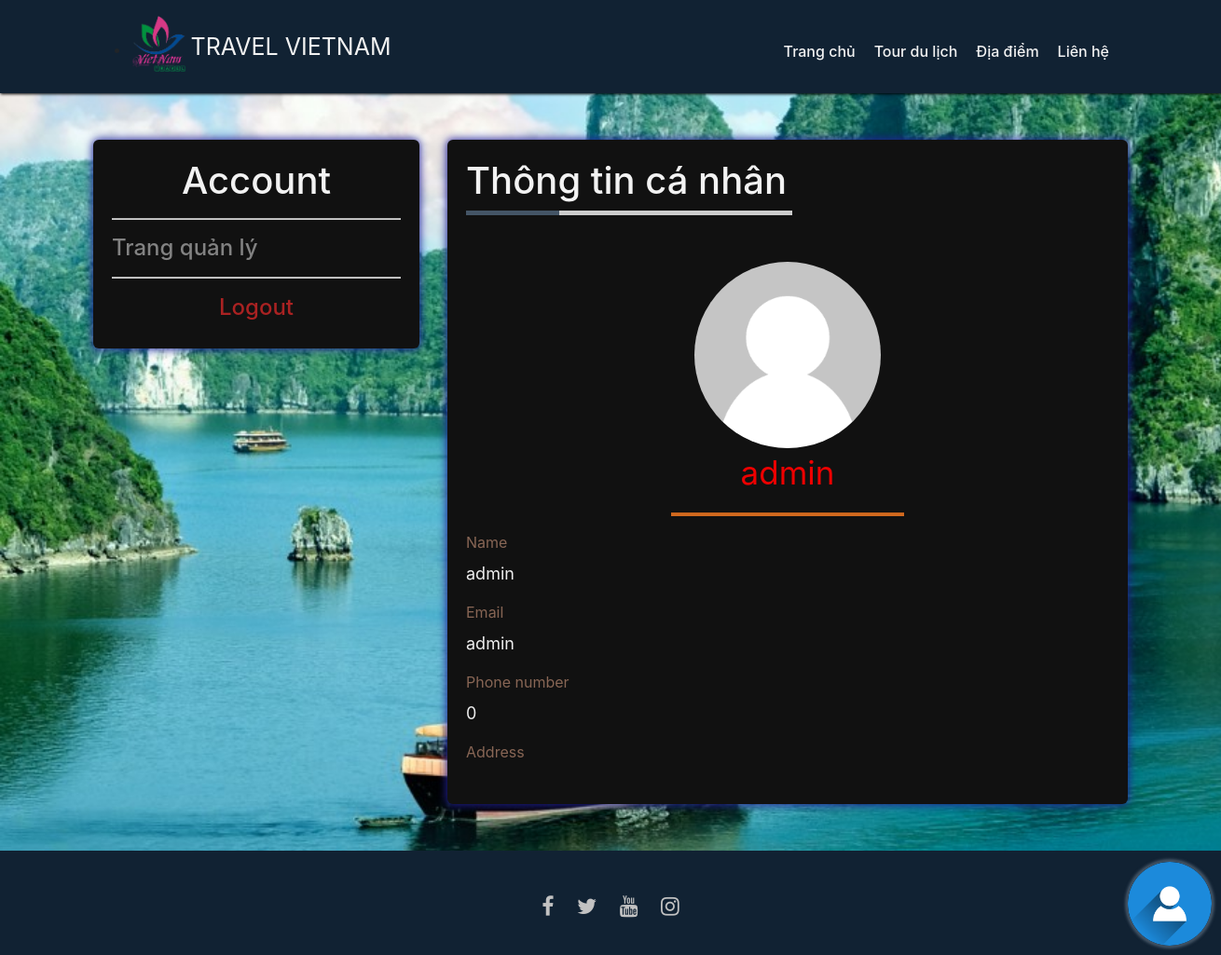
Screenshot of /account.php (signed in) with the database file from the repository.
### tables this page shows
CREATE TABLE `user` (
  `id` int(11) NOT NULL,
  `email` text NOT NULL,
  `password` text NOT NULL,
  `name` text NOT NULL,
  `phonenumber` int(11) NOT NULL,
  `address` text NOT NULL
);

### model/ConnectDatabase.php (called while the page is built, shortened)
<?php
   class ConnectDatabase {
      private $servername;
      private $username;
      private $password;
      private $dbname;
      function __construct() {
         $this->servername = "localhost";
         $this->username = "root";
         $this->password = "";
         $this->dbname = "travelvietnam";
      }
      function connect() {
         $conn = new mysqli($this->servername, $this->username, $this->password, $this->dbname);
         if ($conn->connect_error) {
            die("Connection failed: " . $conn->connect_error);
            return false;
         }
         else{
            return $conn;
         }
      }
   }
?>

### model/ClassUser.php (called while the page is built, shortened)
<?php
class ClassUser
{
    private $conect;
    public function __construct()
    {
        require_once "ConnectDatabase.php";
        $this->conect = new connectDatabase();
        $this->conect = $this->conect->connect();
    }
    public function getUserByid($email)
    {
        if (!$this->conect) {
            return false;
        } else {
            $data = array(array());
            $sql = "SELECT * from user where email='$email'";
            $getdata = mysqli_query($this->conect, $sql);
            if (mysqli_num_rows($getdata) <= 0) return false;
            else {
                $datart = mysqli_fetch_assoc(mysqli_query($this->conect, $sql));
                return $datart;
            }
            return $data;
        }
        return false;
    }
}

### account.php (the view, shortened to what this page needs)
<!DOCTYPE html>
<html>
    <head>
        <link rel="stylesheet" href="./include/style/bootstrap.css">
        <link rel="stylesheet" href="include/mystyle45646.css">
        <link rel="stylesheet" href="https://cdnjs.cloudflare.com/ajax/libs/font-awesome/4.7.0/css/font-awesome.min.css">
    </head>
    <body>
    <?php
    require_once "./model/ClassUser.php";
        $getClass = new classUser();
        $getemail = $_SESSION['email'];
        $getdata = $getClass->getUserByid($getemail);
    ?>
    <div class = "container" style="margin-top: 50px; margin-bottom:50px">
    <div class="row">
                <div class="col-4">
                    <div class="box-black">
                        <div style="width: 100%; text-align:center; color:#f2f2f2">
                            <h1>Account</h1>
                        </div>
                        <?php
                            if(isset($_SESSION['email']))
                            {
                                 echo ' <hr style="height: 1px; background:#ccc">
                                 <a href="./admin"><div class="menu-account" onclick="BlockInformation()">
                                     <h4>Trang quản lý</h4>
                                 </div></a>';
                            }
                        ?>
                        <hr style="height: 1px; background:#ccc">
                        <div style="width: 100%; text-align:center">
                            <form method="POST">
                                <button style="border: 0px; background:none; width: 100%;"><h4 class="menu-account-logout">Logout</h4></button>
                            </form>
                        </div>
                    </div>
                </div>
                 <div class="col-8" id="Information">
                <div class="box-black">
                        <div style="width: 100%;color:#f2f2f2">
                            <h1>Thông tin cá nhân</h1>
                            <div style="width: 350px; height:5px; background:#ccc">
                                <div style="width: 100px; height:5px; background:#456"></div>
                            </div>
                            <div style="width: 100%; text-align:center; margin-top:50px;">
                                <img src="./upload/unnamed.png" style="height: 200px; border-radius:200px;">
                                <p style="font-size: 35px; color:#e00;"><?php echo $getdata['name'] ?></p>
                               <hr style="width: 250px; background:chocolate; height:3px;">
                            </div>
                <div class="form-group">
                    <label id="tieudeten" style="color: #865;">Name</label>
                    <p style="font-size: 18px; color:#eee;"><?php echo $getdata['name'] ?></p>
                </div>
                <div class="form-group">
                    <label for="" style="color: #865;">Email</label>
                    <p style="font-size: 18px; color:#eee;"><?php echo $getdata['email'] ?></p>
                </div>
                <div class="form-group">
                    <label for="" style="color: #865;">Phone number</label>
                    <p style="font-size: 18px; color:#eee;"><?php echo $getdata['phonenumber'] ?></p>
                </div>
                <div class="form-group">
                    <label for="" style="color: #865;">Address</label>
                  </div>
                        </div>
                 </div>
                </div>
        </div>
   </div>
   <?php require_once"./view/footer.php";?>
</body>
</html>

### include/mystyle45646.css (style rules this page uses)
body, html { width: 100%; height: 100%; min-width: 1300px; }
a { text-decoration:none }
.navbar { padding: 0px; line-height: 100px; background:#123; z-index: 100; box-shadow: 0px 0.5px 3px 0.5px #000;width: 100%; height: 100px; }
.line-navbar { margin-right: 20px; }
.link-navbar { color: #f2f2f2; }
.box-black { border-radius: 6px; margin: auto; width: auto; color: #000; background: #111; padding: 20px; box-shadow: 0px 0px 10px 1px #229; }
.menu-account { color: #828282; }
.menu-account-logout { color: #a22; width: 100%; text-align: center; }
img { max-width: 100%; }

### account.php (style rules this page uses)
body { background-image: url("./upload/VinhHaLong.jpg"); background-repeat: no-repeat; background-size: cover; overflow-x: hidden; }

### rows the page displays
user: name "admin", email "admin", phonenumber "0"
